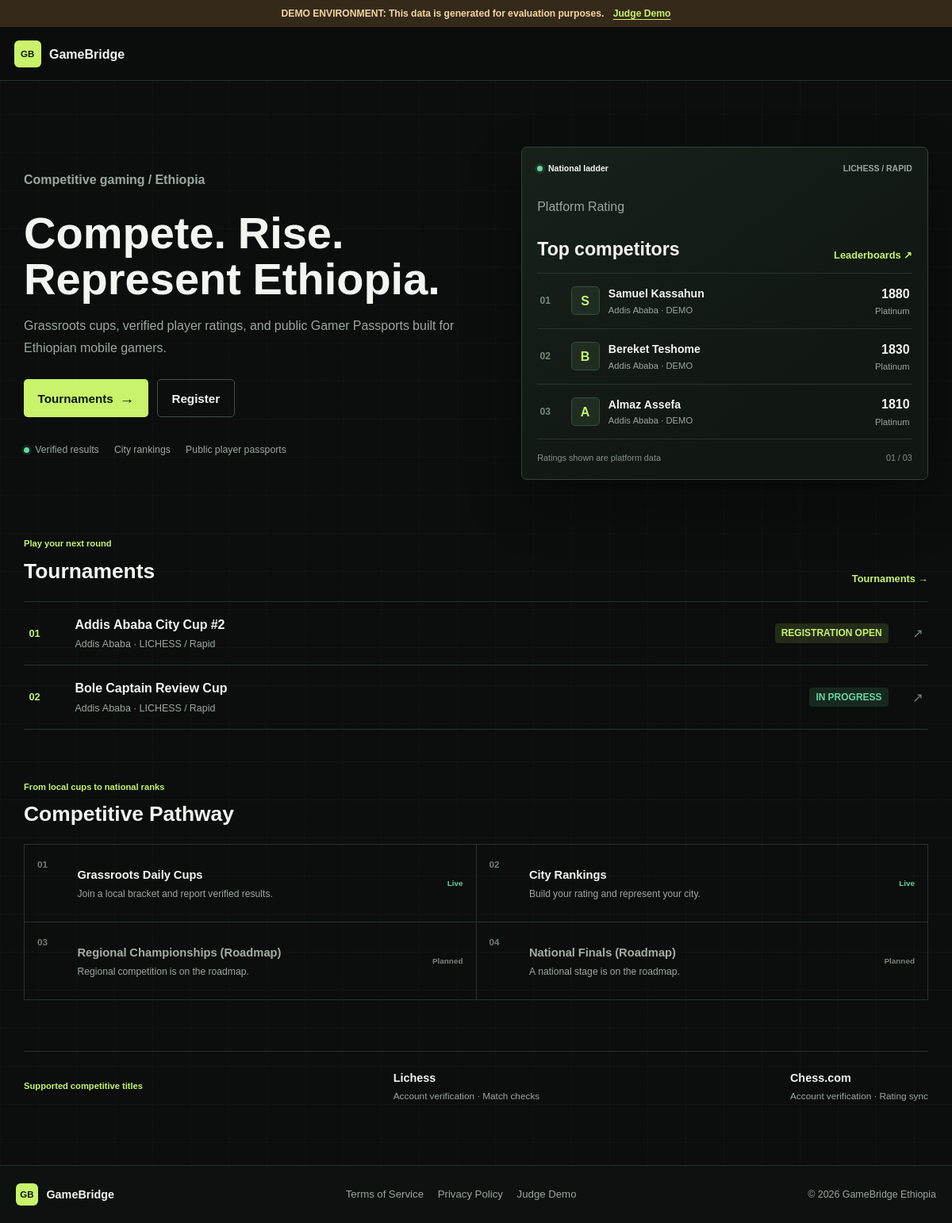
The page / on the database its author committed.
### app/models/ratings.py (models this page shows)
class PlatformRating(Base):
    __tablename__ = "platform_ratings"
    id = Column(String(36), primary_key=True, default=lambda: str(uuid.uuid4()))
    user_id = Column(String(36), ForeignKey("users.id", ondelete="CASCADE"), nullable=False)
    game_key = Column(String(32), default="lichess", nullable=False)
    mode = Column(String(32), default="rapid", nullable=False)
    elo = Column(Float, default=1200.0, nullable=False, index=True)
    matches_played = Column(Integer, default=0, nullable=False)
    tier = Column(String(32), default="Bronze", nullable=False)  # Bronze, Silver, Gold, Platinum, Diamond
    is_demo = Column(Boolean, default=False, index=True)
    updated_at = Column(DateTime, default=datetime.utcnow, onupdate=datetime.utcnow, nullable=False)
    __table_args__ = (
        UniqueConstraint('user_id', 'game_key', 'mode', name='uq_user_game_mode_rating'),
    )
    user = relationship("User", back_populates="platform_ratings")

### app/models/user.py (models this page shows)
class User(Base):
    __tablename__ = "users"
    id = Column(String(36), primary_key=True, default=lambda: str(uuid.uuid4()))
    telegram_id = Column(Integer, unique=True, nullable=True, index=True)
    username = Column(String(64), unique=True, nullable=False, index=True)
    display_name = Column(String(128), nullable=False)
    email = Column(String(255), unique=True, nullable=True)
    password_hash = Column(String(255), nullable=True)
    role = Column(String(32), default="player", nullable=False)  # player, hub_captain, super_admin
    city = Column(String(64), default="Addis Ababa", nullable=False)
    phone = Column(String(32), nullable=True)
    public_identifier = Column(String(64), unique=True, nullable=False, index=True)
    is_active = Column(Boolean, default=True)
    is_demo = Column(Boolean, default=False, index=True)
    created_at = Column(DateTime, default=datetime.utcnow, nullable=False)
    updated_at = Column(DateTime, default=datetime.utcnow, onupdate=datetime.utcnow, nullable=False)
    preferences = relationship("UserPreference", back_populates="user", uselist=False, cascade="all, delete-orphan")
    hub_memberships = relationship("HubMembership", back_populates="user", cascade="all, delete-orphan")
    game_accounts = relationship("GameAccount", back_populates="user", cascade="all, delete-orphan")
    platform_ratings = relationship("PlatformRating", back_populates="user", cascade="all, delete-orphan")
    tournament_participations = relationship("TournamentParticipant", back_populates="user")
    badges = relationship("UserBadge", back_populates="user", cascade="all, delete-orphan")
    notifications = relationship("Notification", back_populates="user", cascade="all, delete-orphan")

### app/models/tournament.py (models this page shows)
class Tournament(Base):
    __tablename__ = "tournaments"
    id = Column(String(36), primary_key=True, default=lambda: str(uuid.uuid4()))
    name = Column(String(128), nullable=False)
    slug = Column(String(128), unique=True, nullable=False, index=True)
    description = Column(Text, nullable=True)
    game_key = Column(String(32), default="lichess", nullable=False)
    mode = Column(String(32), default="rapid", nullable=False)
    hub_id = Column(String(36), ForeignKey("hubs.id", ondelete="SET NULL"), nullable=True)
    city = Column(String(64), default="Addis Ababa", nullable=False, index=True)
    status = Column(String(32), default="registration_open", nullable=False, index=True)
    max_participants = Column(Integer, default=16, nullable=False)
    start_time = Column(DateTime, nullable=False)
    registration_deadline = Column(DateTime, nullable=False)
    rules_text = Column(Text, nullable=True)
    prize_description = Column(Text, default="Honor, Platform Elo, and City Ladder Standing", nullable=True)
    created_by_id = Column(String(36), ForeignKey("users.id", ondelete="SET NULL"), nullable=True)
    is_demo = Column(Boolean, default=False, index=True)
    created_at = Column(DateTime, default=datetime.utcnow, nullable=False)
    updated_at = Column(DateTime, default=datetime.utcnow, onupdate=datetime.utcnow, nullable=False)
    hub = relationship("Hub", back_populates="tournaments")
    participants = relationship("TournamentParticipant", back_populates="tournament", cascade="all, delete-orphan")
    matches = relationship("Match", back_populates="tournament", cascade="all, delete-orphan")

### app/main.py (the view)
@app.get("/", response_class=HTMLResponse)
async def page_index(
    request: Request,
    user: Optional[User] = Depends(get_current_user_optional),
    db: AsyncSession = Depends(get_db)
):
    locale = get_locale_for_request(request, user)
    featured_players = await RatingService.get_platform_leaderboard(
        db=db,
        game_key="lichess",
        mode="rapid",
        city="All",
        limit=3
    )
    tournaments_stmt = select(Tournament).where(
        Tournament.status.in_(["registration_open", "in_progress"])
    ).order_by(Tournament.start_time).limit(3)
    featured_tournaments = (await db.execute(tournaments_stmt)).scalars().all()
    return render_template(request, "index.html", {
        "current_user": user,
        "featured_players": featured_players,
        "featured_tournaments": featured_tournaments,
        "locale": locale,
        "t": t,
        "is_demo": settings.DEMO_MODE
    })

### app/templates/index.html
{% extends "base.html" %}
{% block content %}
<section class="hero hero-home">
  <div class="hero-copy">
    <p class="eyebrow">{{ t('home_eyebrow', locale) }}</p>
    <h1>{{ t('hero_title', locale) }}</h1>
    <p class="hero-description">{{ t('hero_subtitle', locale) }}</p>
    <div class="hero-actions">
      <a href="/tournaments" class="btn btn-primary">{{ t('nav_tournaments', locale) }}<span aria-hidden="true">&#8594;</span></a>
      {% if not current_user %}
        <a href="/register" class="btn btn-outline">{{ t('nav_register', locale) }}</a>
      {% else %}
        <a href="/dashboard" class="btn btn-outline">{{ t('nav_dashboard', locale) }}</a>
      {% endif %}
    </div>
    <div class="hero-signals">
      <span><i class="signal-dot" aria-hidden="true"></i> {{ t('home_verified_results', locale) }}</span>
      <span>{{ t('home_city_rankings', locale) }}</span>
      <span>{{ t('home_public_passports', locale) }}</span>
    </div>
  </div>
  <div class="hero-showcase" aria-label="{{ t('nav_leaderboards', locale) }}">
    <div class="showcase-header">
      <span class="live-indicator"><i class="signal-dot" aria-hidden="true"></i> {{ t('home_national_ladder', locale) }}</span>
      <span class="showcase-mode">LICHESS / RAPID</span>
    </div>
    <div class="showcase-title-row">
      <div>
        <p class="showcase-kicker">{{ t('label_elo', locale) }}</p>
        <h2>{{ t('home_top_competitors', locale) }}</h2>
      </div>
      <a href="/leaderboards" class="text-link">{{ t('nav_leaderboards', locale) }} <span aria-hidden="true">&#8599;</span></a>
    </div>
    <div class="showcase-players">
      {% for player in featured_players %}
        <a class="showcase-player" href="/p/{{ player.public_identifier }}">
          <span class="showcase-rank">{{ '%02d' | format(player.rank) }}</span>
          <span class="player-monogram" aria-hidden="true">{{ player.display_name[:1] | upper }}</span>
          <span class="showcase-player-name"><strong>{{ player.display_name }}</strong><small>{{ player.city }}{% if player.is_demo %} · DEMO{% endif %}</small></span>
          <span class="showcase-rating"><strong>{{ player.elo | int }}</strong><small>{{ player.tier }}</small></span>
        </a>
      {% else %}
        <div class="showcase-empty">{{ t('home_empty_players', locale) }}</div>
      {% endfor %}
    </div>
    <div class="showcase-footer"><span>{{ t('home_ratings_source', locale) }}</span><span>01 / 03</span></div>
  </div>
</section>
<section class="home-section competitions-section">
  <div class="section-heading">
    <div><p class="eyebrow">{{ t('home_play_next_round', locale) }}</p><h2>{{ t('nav_tournaments', locale) }}</h2></div>
    <a class="text-link" href="/tournaments">{{ t('nav_tournaments', locale) }} <span aria-hidden="true">&#8594;</span></a>
  </div>
  <div class="competition-list">
    {% for tournament in featured_tournaments %}
      <a class="competition-row" href="/tournaments/{{ tournament.slug }}">
        <span class="competition-mark" aria-hidden="true">{{ '%02d' | format(loop.index) }}</span>
        <span class="competition-main"><strong>{{ tournament.name }}</strong><small>{{ tournament.city }} · {{ tournament.game_key | upper }} / {{ tournament.mode | title }}</small></span>
        <span class="badge {% if tournament.status == 'in_progress' %}badge-green{% else %}badge-gold{% endif %}">{{ tournament.status | replace('_', ' ') | title }}</span>
        <span class="row-arrow" aria-hidden="true">&#8599;</span>
      </a>
    {% else %}
      <div class="empty-state">{{ t('home_empty_tournaments', locale) }}</div>
    {% endfor %}
  </div>
</section>
<section class="home-section pathway-section">
  <div class="section-heading"><div><p class="eyebrow">{{ t('home_pathway_eyebrow', locale) }}</p><h2>{{ t('pathway_title', locale) }}</h2></div></div>
  <div class="pathway-grid">
    <a class="pathway-step is-live" href="/tournaments"><span class="pathway-index">01</span><span class="pathway-copy"><strong>{{ t('pathway_grassroots', locale) }}</strong><small>{{ t('pathway_grassroots_desc', locale) }}</small></span><span class="pathway-state">{{ t('home_live', locale) }}</span></a>
    <a class="pathway-step is-live" href="/leaderboards"><span class="pathway-index">02</span><span class="pathway-copy"><strong>{{ t('pathway_city', locale) }}</strong><small>{{ t('pathway_city_desc', locale) }}</small></span><span class="pathway-state">{{ t('home_live', locale) }}</span></a>
    <div class="pathway-step is-planned"><span class="pathway-index">03</span><span class="pathway-copy"><strong>{{ t('pathway_regional', locale) }}</strong><small>{{ t('pathway_regional_desc', locale) }}</small></span><span class="pathway-state">{{ t('home_planned', locale) }}</span></div>
    <div class="pathway-step is-planned"><span class="pathway-index">04</span><span class="pathway-copy"><strong>{{ t('pathway_national', locale) }}</strong><small>{{ t('pathway_national_desc', locale) }}</small></span><span class="pathway-state">{{ t('home_planned', locale) }}</span></div>
  </div>
</section>
<section class="integration-strip" aria-label="Supported integrations">
  <span class="eyebrow">{{ t('home_supported_titles', locale) }}</span>
  <div><strong>Lichess</strong><span>{{ t('home_lichess_features', locale) }}</span></div>
  <div><strong>Chess.com</strong><span>{{ t('home_chesscom_features', locale) }}</span></div>
</section>
{% endblock %}

### rows shown on the page
PlatformRating: rank "01", display_name "S", display_name "Samuel Kassahun", city "Addis Ababa", elo "1880", tier "Platinum"
PlatformRating: rank "02", display_name "B", display_name "Bereket Teshome", city "Addis Ababa", elo "1830", tier "Platinum"
PlatformRating: rank "03", display_name "A", display_name "Almaz Assefa", city "Addis Ababa", elo "1810", tier "Platinum"
Tournament: index "01", name "Addis Ababa City Cup #2", city "Addis Ababa", game_key "LICHESS", mode "Rapid", status "REGISTRATION OPEN"
Tournament: index "02", name "Bole Captain Review Cup", city "Addis Ababa", game_key "LICHESS", mode "Rapid", status "IN PROGRESS"

### other values the page prints
{{ t('demo_notice', locale) }} "DEMO ENVIRONMENT: This data is generated for evaluation purposes."
{{ t('nav_judge', locale) }} "Judge Demo"
{{ t('home_eyebrow', locale) }} "Competitive gaming / Ethiopia"
{{ t('hero_title', locale) }} "Compete. Rise. Represent Ethiopia."
{{ t('hero_subtitle', locale) }} "Grassroots cups, verified player ratings, and public Gamer Passports built for Ethiopian mobile gamers."
{{ t('nav_tournaments', locale) }} "Tournaments"
{{ t('nav_register', locale) }} "Register"
{{ t('home_verified_results', locale) }} "Verified results"
{{ t('home_city_rankings', locale) }} "City rankings"
{{ t('home_public_passports', locale) }} "Public player passports"
{{ t('home_national_ladder', locale) }} "National ladder"
{{ t('label_elo', locale) }} "Platform Rating"
{{ t('home_top_competitors', locale) }} "Top competitors"
{{ t('nav_leaderboards', locale) }} "Leaderboards"
{{ t('home_ratings_source', locale) }} "Ratings shown are platform data"
